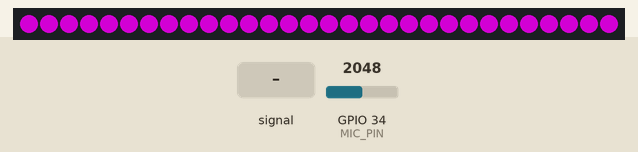
Recording of a sketch running on a simulated ESP32. On the bench: 30 RGB LEDs in strip order, left to right. The test bench sets the inputs (shaded band); at power-on: GPIO 34 (MIC_PIN) = 2048. Dim RGB values are drawn brighter than linear.

Above: at 1.2 s.
1.3 s: GPIO 34 (MIC_PIN) fed a 200 Hz sine of ±1023 counts around its level
At 1.45 s:
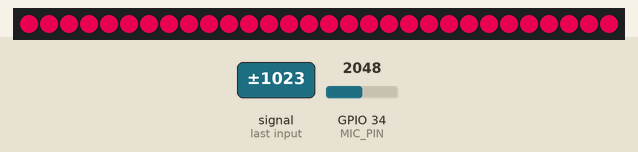
3.7 s: GPIO 34 (MIC_PIN) set to 2866
5.2 s: GPIO 34 (MIC_PIN) fed a 1000 Hz sine of ±1023 counts around its level
At 5.95 s:
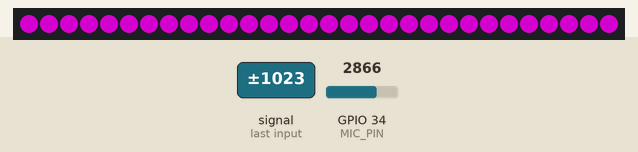
6.7 s: GPIO 34 (MIC_PIN) set to 3603
At 7.7 s:
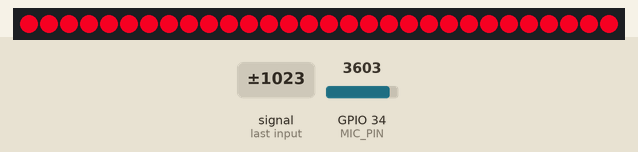
8.2 s: GPIO 34 (MIC_PIN) set to 2047
At 8.5 s:
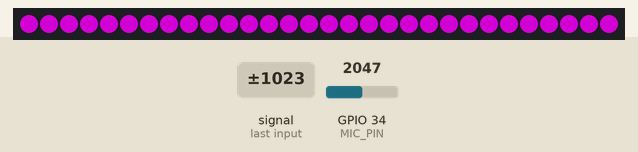
9.7 s: GPIO 34 (MIC_PIN) set to 1228
At 11.0 s:
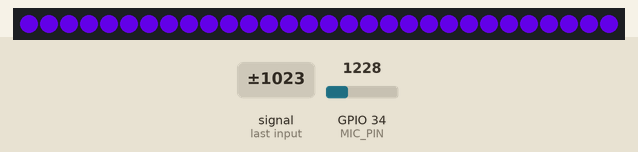
Timing chart, 0 to 12.2 s (numbered marks = the images above; inputs shaded):
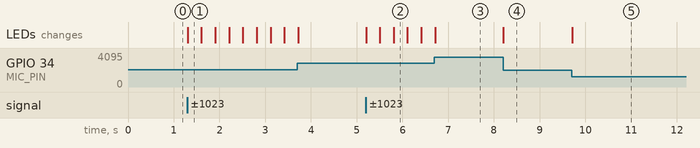

Measured:
- after the input at 1.3 s, the LEDs: change at once (image 1)
- after the input at 8.2 s, the LEDs: change at once (image 4)
- after the input at 9.7 s, the LEDs: change at once (image 5)

The sketch:

Esp32_Music_Reactive_LED.ino
```cpp
#include <Adafruit_NeoPixel.h>

#define LED_PIN 5       // WS2812B data pin connected to ESP32 GPIO 5
#define NUM_LEDS 30     // Number of LEDs in your strip
#define MIC_PIN 34      // MAX9814 output connected to ESP32 ADC pin

Adafruit_NeoPixel strip(NUM_LEDS, LED_PIN, NEO_GRB + NEO_KHZ800);

void setup() {
  Serial.begin(115200);
  strip.begin();
  strip.show(); // Initialize all LEDs to 'off'
}

void loop() {
  int micValue = analogRead(MIC_PIN);       // Read mic value
  int brightness = map(micValue, 0, 4095, 0, 255); // Map to brightness
  brightness = constrain(brightness, 0, 255);

  // Set all LEDs to a color based on volume
  uint32_t color = strip.Color(brightness, 0, 255 - brightness);
  for (int i = 0; i < NUM_LEDS; i++) {
    strip.setPixelColor(i, color);
  }
  strip.show();

  delay(10); // Small delay for stability
}
```
